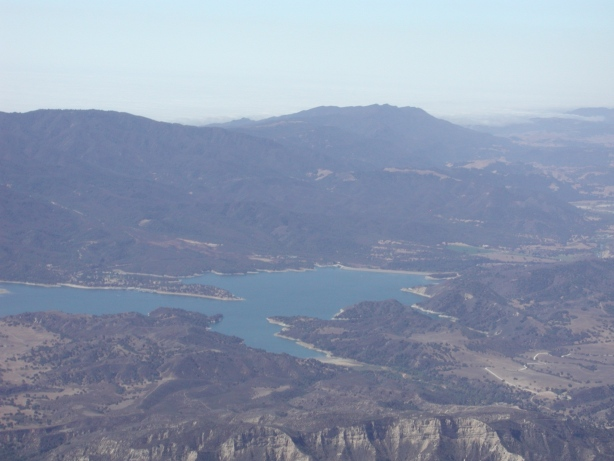
#> input picture images/paisaje.jpg, 614 x 461 px, found by its file name
$ jupyter execute --allow-errors gradient_domain_fushion.ipynb   (shell and % lines are left out)
#> lines starting #> are read from the running program, lines starting #| are printed output that depends on the picture
[cell 1]
import cv2
import matplotlib.pyplot as plt
import numpy as np
import helper
import blending

[cell 2]
PATH = "D:/Maestria/CodigoMilton/uni_03_epi/images/"
img_one = cv2.cvtColor(cv2.imread(PATH + "paisaje.jpg",1), cv2.COLOR_BGR2RGB)
img_two = cv2.cvtColor(cv2.imread(PATH + "jet.jpg",1), cv2.COLOR_BGR2RGB)
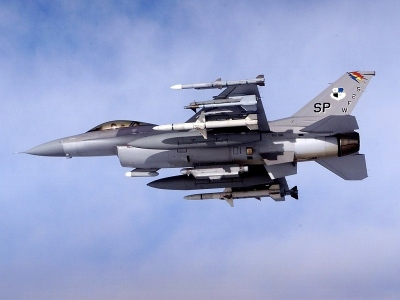
#> input picture images/jet.jpg, 400 x 300 px, found by its file name
img_two_mask = cv2.cvtColor(cv2.imread(PATH + "jet_mask.jpg",1), cv2.COLOR_BGR2RGB)
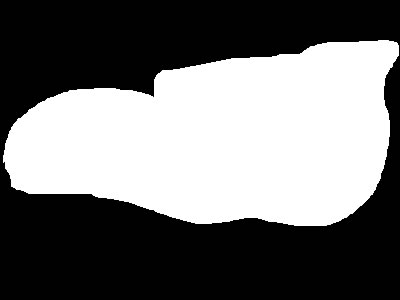
#> input picture images/jet_mask.jpg, 400 x 300 px, found by its file name
#> img_two_mask is the input picture: shape (300, 400, 3); min 0, max 255, mean 112.9
#display(img_two_mask)

print(20*"#","TAMAÑO DE LAS IMÁGENES",20*"#",end="\n\n")
print("IMG ONE (height, width, depth):",img_one.shape)
#| IMG ONE (height, width, depth): (461, 614, 3)
print("IMG DOS (height, width, depth):",img_two.shape)
#| IMG DOS (height, width, depth): (300, 400, 3)

print("\n",20*"#","IMÁGENES INICIALES",20*"#",end="\n\n")
helper.display_image(img_one, True)
#> (this line was passed over: helper is not available in this run)
helper.display_image(img_two, True)
#> (this line was passed over: helper is not available in this run)

# Datos de imágen: Normalizar imágenes
# Often image normalization is used to increase contrast which aids in improved feature extraction or image segmentation.
# Often times Image Normalization is used to remove noise from the picture (data).
img_one = cv2.normalize(img_one.astype('float'), None, 0.0, 1.0, norm_type=cv2.NORM_MINMAX)
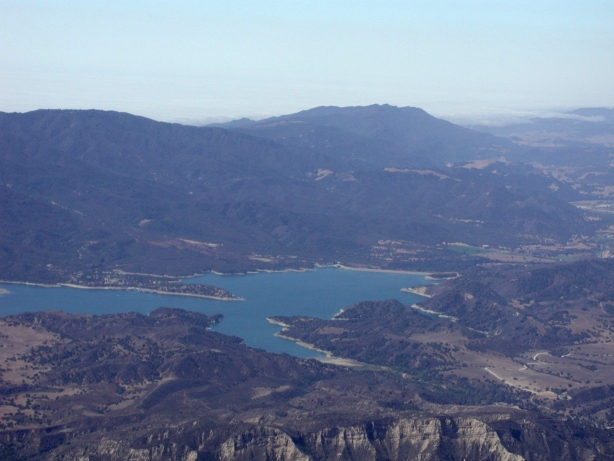
#> img_one: shape (461, 614, 3) float64; mean R, G, B 0.432, 0.493, 0.606; drawn with min black and max white
img_two = cv2.normalize(img_two.astype('float'), None, 0.0, 1.0, norm_type=cv2.NORM_MINMAX)
img_two_mask = cv2.normalize(img_two_mask.astype('float'), None, 0.0, 1.0, norm_type=cv2.NORM_MINMAX)

#helper.display_image(img_two_mask)
#display(img_two_mask)
